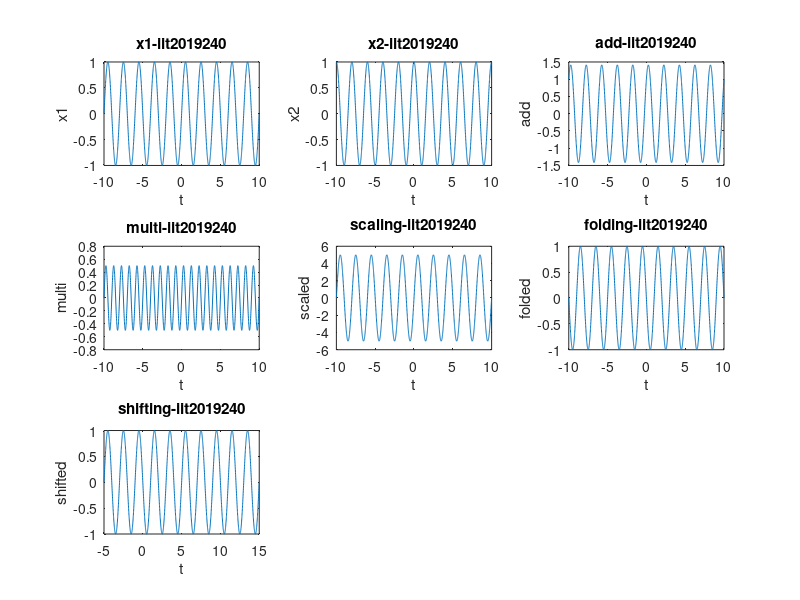

The MATLAB source for this figure:
clc;
clear;
close all;
t= -10 : 0.01 : 10;
freq=0.5;

x1=sin(2*pi*freq*t);
x2=cos(2*pi*freq*t);
a=input("amplitude scaling factor:-");
shift=input("shift by:-");

add=x1+x2;
multi=x1.*x2;
scaling=a*x1;
folding=fliplr(x1);
shifting=x1;

f1=subplot(3,3,1);
plot(t,x1);
title('x1-iit2019240');
xlabel('t');
ylabel('x1');

f2=subplot(3,3,2);
plot(t,x2);
title('x2-iit2019240');
xlabel('t');
ylabel('x2');

f3=subplot(3,3,3);
plot(t,add);
title('add-iit2019240');
xlabel('t');
ylabel('add');

f4=subplot(3,3,4);
plot(t,multi);
title('multi-iit2019240');
xlabel('t');
ylabel('multi');

f5=subplot(3,3,5);
plot(t,scaling);
title('scaling-iit2019240');
xlabel('t');
ylabel('scaled');

f6=subplot(3,3,6);
plot(t,folding);
title('folding-iit2019240');
xlabel('t');
ylabel('folded');

f7=subplot(3,3,7);
plot(t+shift,x1);
title('shifting-iit2019240');
xlabel('t');
ylabel('shifted');

E=sum(abs(x1).^2);
disp(E);

power=E/((2*10) +2);
disp(power);